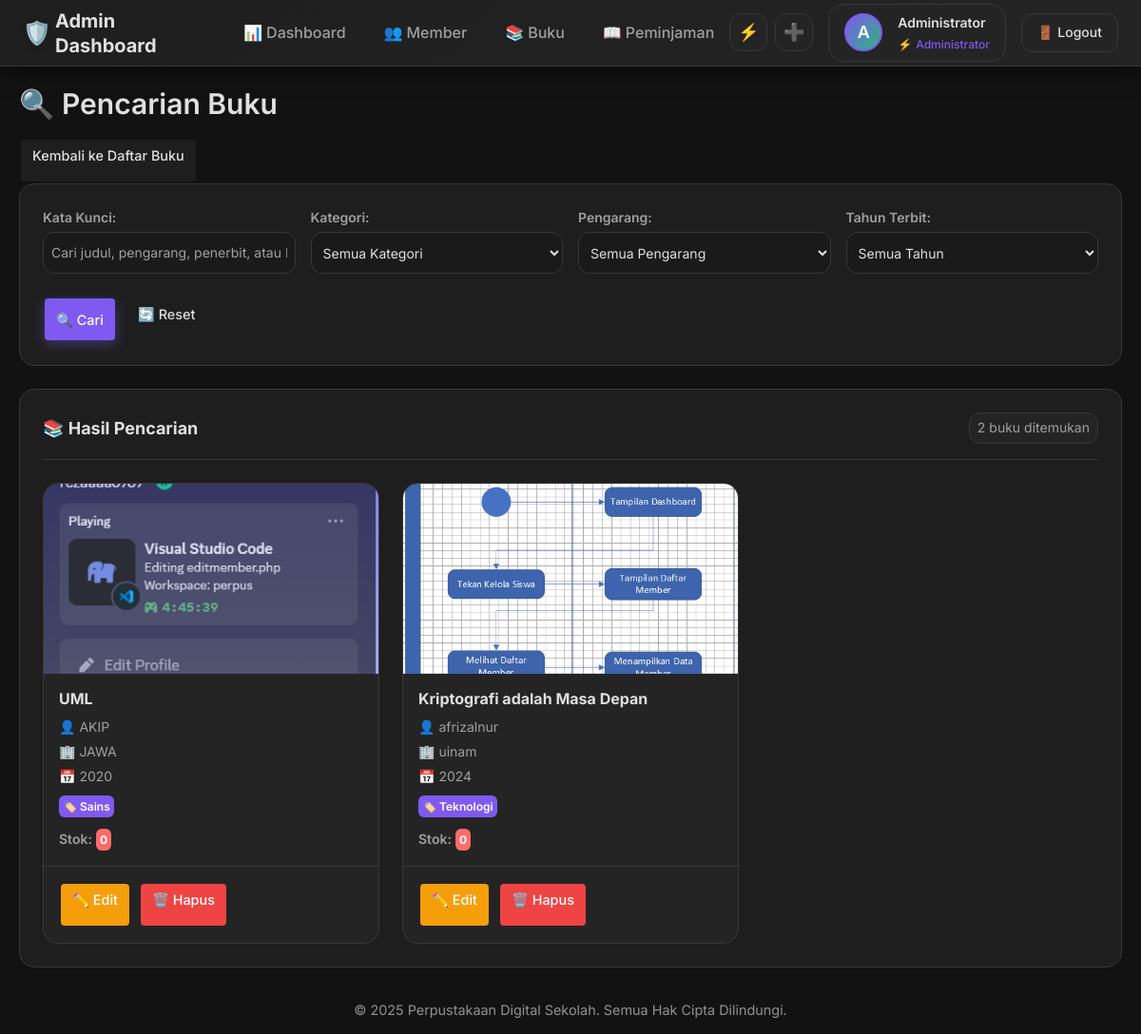
Page /admin/books/search (signed in) on the earlier database version.
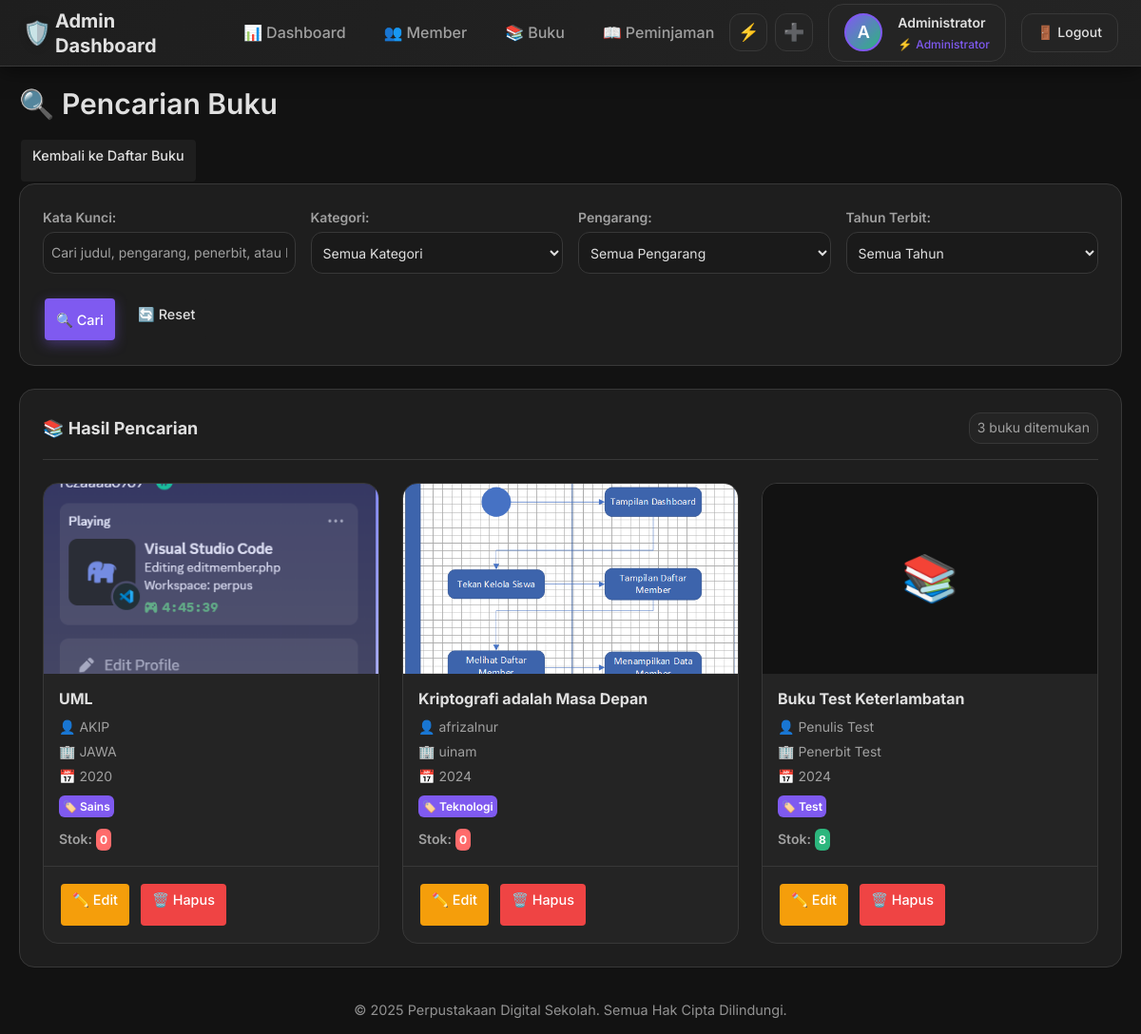
Same page on the later database version.
### app.py (models this page shows, shortened)
class User(UserMixin, db.Model):
    id = db.Column(db.Integer, primary_key=True)
    username = db.Column(db.String(80), unique=True, nullable=False)
    email = db.Column(db.String(120), unique=True, nullable=False)
    password_hash = db.Column(db.String(120), nullable=False)
    role = db.Column(db.String(20), nullable=False, default='member')  # 'admin' or 'member'
    nama_lengkap = db.Column(db.String(100), nullable=False)
    kelas = db.Column(db.String(20))  # untuk member
    profile_photo = db.Column(db.String(200))  # path to profile photo
    created_at = db.Column(db.DateTime, default=datetime.utcnow)

class Buku(db.Model):
    id = db.Column(db.Integer, primary_key=True)
    judul = db.Column(db.String(200), nullable=False)
    pengarang = db.Column(db.String(100), nullable=False)
    penerbit = db.Column(db.String(100))
    tahun_terbit = db.Column(db.Integer)
    isbn = db.Column(db.String(20), unique=True)
    kategori = db.Column(db.String(50))
    stok = db.Column(db.Integer, default=1)
    deskripsi = db.Column(db.Text)
    gambar = db.Column(db.String(200))  # path to book cover image
    created_at = db.Column(db.DateTime, default=datetime.utcnow)

### app.py (the view, shortened to what this page needs)
@app.route('/admin/books/search')
@login_required
def admin_search_books():
    if current_user.role != 'admin':
        flash('Akses ditolak!')
        return redirect(url_for('index'))
    search = request.args.get('search', '')
    kategori = request.args.get('kategori', '')
    pengarang = request.args.get('pengarang', '')
    tahun = request.args.get('tahun', '')
    query = Buku.query
    if kategori:
        query = query.filter_by(kategori=kategori)
    if pengarang:
        query = query.filter_by(pengarang=pengarang)
    if tahun:
        query = query.filter_by(tahun_terbit=int(tahun))
    books = query.all()
    categories = db.session.query(Buku.kategori).distinct().all()
    categories = [cat[0] for cat in categories if cat[0]]
    pengarang_list = db.session.query(Buku.pengarang).distinct().order_by(Buku.pengarang).all()
    pengarang_list = [p[0] for p in pengarang_list if p[0]]
    tahun_list = db.session.query(Buku.tahun_terbit).distinct().order_by(Buku.tahun_terbit.desc()).all()
    tahun_list = [t[0] for t in tahun_list if t[0]]
    return render_template('admin/search_books.html',
                         books=books,
                         categories=categories,
                         pengarang_list=pengarang_list,
                         tahun_list=tahun_list,
                         search=search,
                         selected_kategori=kategori,
                         selected_pengarang=pengarang,
                         selected_tahun=tahun)

### app.py (called while the page is built)
@login_manager.user_loader
def load_user(user_id):
    return User.query.get(int(user_id))

@app.context_processor
def inject_kelas_options():
    return dict(KELAS_OPTIONS=KELAS_OPTIONS)

### templates/admin/search_books.html (shortened to what this page needs)
{% extends "admin/base.html" %}
{% block content %}
<div class="content-header">
    <h1>🔍 Pencarian Buku</h1>
    <a href="{{ url_for('admin_books') }}" class="btn btn-secondary">Kembali ke Daftar Buku</a>
</div>
<div class="search-container">
    <form method="GET" class="search-form">
        <div class="search-row">
            <div class="search-group">
                <label for="search">Kata Kunci:</label>
                <input type="text" id="search" name="search" value="{{ search }}"
                       placeholder="Cari judul, pengarang, penerbit, atau ISBN...">
            </div>
            <div class="search-group">
                <label for="kategori">Kategori:</label>
                <select id="kategori" name="kategori">
                    <option value="">Semua Kategori</option>
                </select>
            </div>
            <div class="search-group">
                <label for="pengarang">Pengarang:</label>
                <select id="pengarang" name="pengarang">
                    <option value="">Semua Pengarang</option>
                </select>
            </div>
            <div class="search-group">
                <label for="tahun">Tahun Terbit:</label>
                <select id="tahun" name="tahun">
                    <option value="">Semua Tahun</option>
                </select>
            </div>
        </div>
        <div class="search-actions">
            <button type="submit" class="btn btn-primary">🔍 Cari</button>
            <a href="{{ url_for('admin_search_books') }}" class="btn btn-secondary">🔄 Reset</a>
        </div>
    </form>
</div>
<div class="results-container">
    <div class="results-header">
        <h3>📚 Hasil Pencarian</h3>
        <span class="results-count">{{ books|length }} buku ditemukan</span>
    </div>
    {% if books %}
    <div class="books-grid">
        {% for book in books %}
        <div class="book-card">
            <div class="book-image">
                {% if book.gambar %}
                    <img src="{{ url_for('static', filename=book.gambar) }}" alt="{{ book.judul }}">
                {% else %}
                    <div class="no-image">📚</div>
                {% endif %}
            </div>
            <div class="book-info">
                <h4>{{ book.judul }}</h4>
                <p class="book-author">👤 {{ book.pengarang }}</p>
                <p class="book-publisher">🏢 {{ book.penerbit }}</p>
                <p class="book-year">📅 {{ book.tahun_terbit }}</p>
                {% if book.kategori %}
                <span class="book-category">🏷️ {{ book.kategori }}</span>
                {% endif %}
                <div class="book-stock">
                    <span class="stock-label">Stok:</span>
                    <span class="stock-value {% if book.stok > 0 %}available{% else %}unavailable{% endif %}">
                        {{ book.stok }}
                    </span>
                </div>
            </div>
            <div class="book-actions">
                <a href="{{ url_for('admin_edit_book', id=book.id) }}" class="btn btn-sm btn-warning">
                    ✏️ Edit
                </a>
                <a href="{{ url_for('admin_delete_book', id=book.id) }}"
                   class="btn btn-sm btn-danger"
                   onclick="return confirm('Hapus buku {{ book.judul }}?')">
                    🗑️ Hapus
                </a>
            </div>
        </div>
        {% endfor %}
    </div>
    {% else %}
    <div class="no-results">
        <div class="no-results-icon">🔍</div>
        <h3>Tidak ada buku ditemukan</h3>
        <p>Coba ubah kriteria pencarian atau <a href="{{ url_for('admin_add_book') }}">tambah buku baru</a>.</p>
    </div>
    {% endif %}
</div>
{% endblock %}

### templates/admin/base.html (shortened to what this page needs)
<!DOCTYPE html>
<html lang="id">
<head>
    <link href="https://cdn.jsdelivr.net/npm/bootstrap@5.3.0/dist/css/bootstrap.min.css" rel="stylesheet">
    <link rel="stylesheet" href="{{ url_for('static', filename='table-scroll-fix.css') }}">
    <link rel="stylesheet" href="{{ url_for('static', filename='dark-theme.css') }}">
</head>
<body>    {% include 'admin/includes/header.html' %}
    <main class="container-admin">
        {% block content %}{% endblock %}
    </main>
    {% include 'admin/includes/footer.html' %}
</body>
</html>

### templates/admin/includes/header.html (shortened to what this page needs)
<header class="admin-main-header">
    <div class="admin-header-left">
        <h1 class="admin-header-title">
            <span class="title-icon">🛡️</span>
            <span class="title-text">Admin Dashboard</span>
        </h1>
        <ul class="admin-header-nav">
            <li>
                <a href="{{ url_for('admin_dashboard') }}" class="{% if request.endpoint == 'admin_dashboard' %}active{% endif %}">
                    <span>📊</span>
                    <span>Dashboard</span>
                </a>
            </li>
            <li>
                <a href="{{ url_for('admin_members') }}" class="{% if request.endpoint in ['admin_members', 'admin_add_member', 'admin_edit_member'] %}active{% endif %}">
                    <span>👥</span>
                    <span>Member</span>
                </a>
            </li>
            <li>
                <a href="{{ url_for('admin_books') }}" class="{% if request.endpoint in ['admin_books', 'admin_add_book', 'admin_edit_book'] %}active{% endif %}">
                    <span>📚</span>
                    <span>Buku</span>
                </a>
            </li>
            <li>
                <a href="{{ url_for('admin_loans') }}" class="{% if request.endpoint in ['admin_loans', 'admin_process_loan'] %}active{% endif %}">
                    <span>📖</span>
                    <span>Peminjaman</span>
                </a>
            </li>
        </ul>
    </div>
    <div class="admin-header-right">
        <div class="admin-quick-actions">
            <a href="{{ url_for('admin_process_loan') }}" class="quick-action-btn" title="Proses Peminjaman">
                <span>⚡</span>
            </a>
            <a href="{{ url_for('admin_add_book') }}" class="quick-action-btn" title="Tambah Buku">
                <span>➕</span>
            </a>
        </div>
        <div class="admin-user-info">
            <div class="admin-profile-photo">
                {% if current_user.profile_photo %}
                    <img src="{{ url_for('static', filename=current_user.profile_photo) }}" alt="Admin Photo">
                {% else %}
                    {{ current_user.nama_lengkap[0].upper() }}
                {% endif %}
            </div>
            <div class="admin-info-text">
                <span class="admin-greeting">{{ current_user.nama_lengkap.split()[0] }}</span>
                <span class="admin-role">
                    <span>⚡</span>
                    <span>Administrator</span>
                </span>
            </div>
        </div>
        <a href="{{ url_for('logout') }}" class="admin-logout-btn">
            <span>🚪</span>
            <span class="logout-text">Logout</span>
        </a>
    </div>
</header>

### templates/admin/includes/footer.html (shortened to what this page needs)
<footer class="admin-main-footer">
    <p>© 2025 Perpustakaan Digital Sekolah. Semua Hak Cipta Dilindungi.</p>
</footer>

### static/table-scroll-fix.css (style rules this page uses)
* { box-sizing: border-box; }
body, html { overflow-x: hidden; scroll-behavior: smooth; -webkit-overflow-scrolling: touch; touch-action: manipulation; -webkit-text-size-adjust: 100%; text-size-adjust: 100%; }

### static/dark-theme.css (style rules this page uses)
:root { --bg-primary-dark: #121212; --bg-secondary-dark: #1E1E1E; --bg-tertiary-dark: #242424; --bg-card-dark: #1A1A1A; --card-bg: #1A1A1A; --success-color: #2CB67D; --warning-color: #FFD93D; --danger-color: #FF6B6B; --border-color-dark: #383838; --accent-primary: #7F5AF0; --accent-color: #7F5AF0; --accent-secondary: #2CB67D; --accent-danger: #FF6B6B; --accent-warning: #FFD93D; --text-color: #E0E0E0; --text-color-light: #FFFFFF; --text-color-secondary: #A0A0A0; --text-color-muted: #757575; --text-high-contrast: #E0E0E0; --text-medium-contrast: #A0A0A0; --text-low-contrast: #666666; --text-on-accent: #FFFFFF; --text-on-dark: #FFFFFF; --border-color-dark: #383838; --border-color-light: rgba(255, 255, 255, 0.1); --card-shadow-dark: 0 4px 20px rgba(0, 0, 0, 0.5); --card-shadow-hover: 0 8px 32px rgba(127, 90, 240, 0.3); --border-radius-sm: 6px; --border-radius-md: 12px; --border-radius-lg: 16px; --border-radius-xl: 20px; --font-family-main: 'Inter', -apple-system, BlinkMacSystemFont, 'Segoe UI', sans-serif; --font-size-xs: 0.75rem; --font-size-sm: 0.875rem; --font-size-base: 1rem; --font-size-lg: 1.125rem; --font-size-xl: 1.25rem; --font-size-2xl: 1.5rem; --font-size-3xl: 1.875rem; --spacing-xs: 0.25rem; --spacing-sm: 0.5rem; --spacing-md: 1rem; --spacing-lg: 1.5rem; --spacing-xl: 2rem; --spacing-2xl: 3rem; --transition-fast: 0.2s ease-in-out; --transition-normal: 0.3s ease-in-out; --transition-slow: 0.5s ease-in-out; }
*, *::before, *::after { box-sizing: border-box; margin: 0; padding: 0; }
html { scroll-behavior: smooth; -webkit-text-size-adjust: 100%; }
body { font-family: var(--font-family-main); background-color: var(--bg-primary-dark); color: var(--text-high-contrast); line-height: 1.6; font-size: var(--font-size-base); -webkit-font-smoothing: antialiased; -moz-osx-font-smoothing: grayscale; overflow-x: hidden; }
a { color: var(--accent-primary); text-decoration: none; transition: color var(--transition-fast); }
h1, h2, h3, h4, h5, h6 { color: var(--text-high-contrast); font-weight: 600; line-height: 1.3; margin-bottom: var(--spacing-md); }
h1 { font-size: var(--font-size-3xl); }
h3 { font-size: var(--font-size-xl); }
h4 { font-size: var(--font-size-lg); }
p { margin-bottom: var(--spacing-md); color: var(--text-medium-contrast); }
.btn { display: inline-flex; align-items: center; justify-content: center; gap: var(--spacing-sm); padding: var(--spacing-sm) var(--spacing-lg); border: none; border-radius: var(--border-radius-md); font-family: var(--font-family-main); font-size: var(--font-size-sm); font-weight: 500; text-decoration: none; cursor: pointer; transition: all var(--transition-normal); min-height: 44px; position: relative; overflow: hidden; }
.btn-primary { background: linear-gradient(135deg, var(--accent-primary), #9D4EDD); color: var(--text-on-accent); box-shadow: 0 4px 14px rgba(127, 90, 240, 0.4); }
.btn-secondary { background: var(--bg-secondary-dark); color: var(--text-high-contrast); border: 1px solid var(--border-color-dark); }
.btn-danger { background: var(--accent-danger); color: var(--text-on-accent); }
input, select, textarea { background: var(--bg-secondary-dark); border: 1px solid var(--border-color-dark); border-radius: var(--border-radius-md); padding: var(--spacing-sm) var(--spacing-md); color: var(--text-high-contrast); font-family: var(--font-family-main); font-size: var(--font-size-base); transition: all var(--transition-fast); width: 100%; min-height: 44px; }
input::placeholder, textarea::placeholder { color: var(--text-medium-contrast); }

### templates/admin/includes/footer.html (style rules this page uses)
.admin-main-footer { background-color: var(--primary-blue-dark); color: var(--text-on-primary); text-align: center; padding: 15px 20px; margin-top: auto; font-size: 0.9rem; opacity: 0.9; }
.admin-main-footer p { margin: 0; line-height: 1.4; }

Differences in the rows shown:
added Buku: judul "Buku Test Keterlambatan", pengarang "Penulis Test", penerbit "Penerbit Test", tahun_terbit "2024", kategori "Test", stok "8"
Other differences:
{{ books|length }}: "2" → "3"
